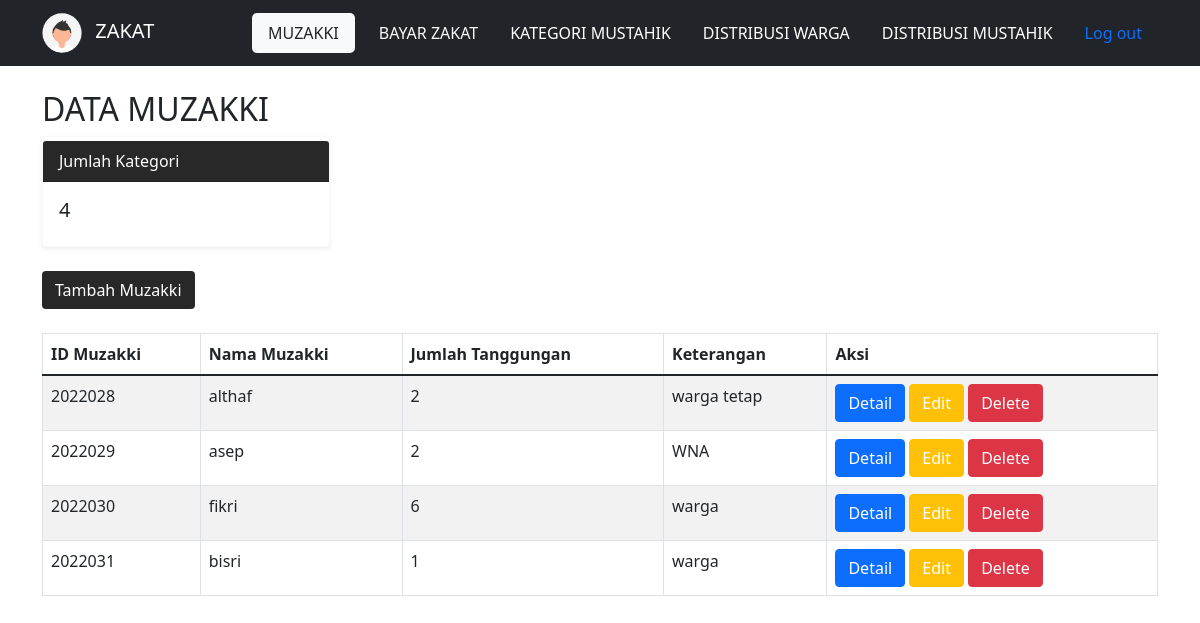
The app's page /index.php (signed in) with its own data.
### tables this page shows
CREATE TABLE `muzakki` (
  `idmuzakki` int(11) NOT NULL,
  `namamuzakki` varchar(35) NOT NULL,
  `jmltanggungan` int(11) NOT NULL,
  `keterangan` varchar(255) NOT NULL
);

### index.php (the view, shortened to what this page needs)
<?php
require "ceklogin.php";
$h1 = mysqli_query($c, "select * from muzakki");
$h2 = mysqli_num_rows($h1);
?>
<!doctype html>
<html lang="en">
<head>
  <link href="https://cdn.jsdelivr.net/npm/bootstrap@5.1.3/dist/css/bootstrap.min.css" rel="stylesheet">
  <link type="text/css" rel="stylesheet" href="css/style.css">
</head>
<body>
  <nav class="navbar navbar-dark bg-dark">
    <div class="container">
      <a class="navbar-brand" href="#">
        <img src="img/avatar.svg" alt="Hello there!" width="40" height="40" class="d-inline-block me-2">
        ZAKAT
      </a>
      <ul class="nav justify-content-end">
        <li class="nav-item">
          <a class="nav-link active bg-light text-dark" aria-current="page" href="index.php">MUZAKKI</a>
        </li>
        <li class="nav-item">
          <a class="nav-link active text-light ms-2" aria-current="page" href="bayarzakat.php">BAYAR ZAKAT</a>
        </li>
        <li class="nav-item">
          <a class="nav-link text-white" aria-current="page" href="mustahik.php">KATEGORI MUSTAHIK</a>
        </li>
        <li class="nav-item">
          <a class="nav-link text-white" aria-current="page" href="mustahikwarga.php">DISTRIBUSI WARGA</a>
        </li>
        <li class="nav-item">
          <a class="nav-link text-white" aria-current="page" href="mustahiklainnya.php">DISTRIBUSI MUSTAHIK</a>
        </li>
        <li class="nav-item">
          <a class="nav-link" aria-current="page" href="logout.php">Log out</a>
        </li>
      </ul>
  </nav>
  <div class="container">
    <br>
    <h2>DATA MUZAKKI</h2>
    <div class="card border-light mb-3 shadow-sm" style="max-width: 18rem;">
      <div class="card-header text-white mt-1" style="background-color:rgb(40, 40, 40);">Jumlah Kategori</div>
      <div class="card-body">
        <h5 class="card-title"><?= $h2; ?></h5>
      </div>
    </div>
    <button type="button" class="btn text-white mt-2" style="background-color:rgb(40, 40, 40);" data-bs-toggle="modal" data-bs-target="#bukamodal">
      Tambah Muzakki
    </button>
    <table class="table table-bordered table-striped mt-4">
      <thead>
        <tr>
          <th>ID Muzakki</th>
          <th>Nama Muzakki</th>
          <th>Jumlah Tanggungan</th>
          <th>Keterangan</th>
          <th>Aksi</th>
        </tr>
      </thead>
      <tbody>
        <?php
        $get = mysqli_query($c, "select * from muzakki");
        while ($p = mysqli_fetch_array($get)) {
          $idmuzakki = $p['idmuzakki'];
          $namamuzakki = $p['namamuzakki'];
          $jmltanggungan = $p['jmltanggungan'];
          $keterangan = $p['keterangan'];
        ?>
          <tr>
            <th class="fw-lighter"> <?= $idmuzakki; ?> </th>
            <th class="fw-lighter"> <?= $namamuzakki; ?> </th>
            <th class="fw-lighter"> <?= $jmltanggungan; ?> </th>
            <th class="fw-lighter"> <?= $keterangan; ?> </th>
            <td>
              <a href="detailmuz.php?idmuzakki=<?= $idmuzakki; ?>" class="btn btn-primary">Detail</a>
              <button type="button" class="btn btn-warning text-white" data-bs-toggle="modal" data-bs-target="#edit<?= $idmuzakki; ?>">
                Edit
              </button>
              <button type="button" class="btn btn-danger text-white" data-bs-toggle="modal" data-bs-target="#delete<?= $idmuzakki; ?>">
                Delete
              </button>
            </td>
          </tr>
        <?php
        };
        ?>
      </tbody>
    </table>
  </div>
  <br>
  <br>
</body>
</html>

### css/style.css (style rules this page uses)
.table { margin-top: 50px; }
.bg-light { border-radius: 5px; }

### records on screen
muzakki: idmuzakki "2022028", namamuzakki "althaf", jmltanggungan "2", keterangan "warga tetap"
muzakki: idmuzakki "2022029", namamuzakki "asep", jmltanggungan "2", keterangan "WNA"
muzakki: idmuzakki "2022030", namamuzakki "fikri", jmltanggungan "6", keterangan "warga"
muzakki: idmuzakki "2022031", namamuzakki "bisri", jmltanggungan "1", keterangan "warga"

### other values on screen
$h2 "4"
